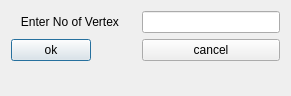
<?xml version="1.0" encoding="UTF-8"?>
<ui version="4.0">
 <class>LineGeometryReshapeToolDialogBase</class>
 <widget class="QDialog" name="LineGeometryReshapeToolDialogBase">
  <property name="geometry">
   <rect>
    <x>0</x>
    <y>0</y>
    <width>291</width>
    <height>96</height>
   </rect>
  </property>
  <property name="windowTitle">
   <string>Line Geometry Reshape Tool</string>
  </property>
  <layout class="QFormLayout" name="formLayout">
   <item row="0" column="1">
    <widget class="QLineEdit" name="lineEdit"/>
   </item>
   <item row="1" column="0">
    <widget class="QPushButton" name="ok">
     <property name="text">
      <string>ok</string>
     </property>
    </widget>
   </item>
   <item row="1" column="1">
    <widget class="QPushButton" name="cancel">
     <property name="text">
      <string>cancel</string>
     </property>
    </widget>
   </item>
   <item row="0" column="0">
    <widget class="QLabel" name="label">
     <property name="text">
      <string>   Enter No of Vertex     </string>
     </property>
    </widget>
   </item>
  </layout>
 </widget>
 <resources/>
 <connections/>
</ui>
